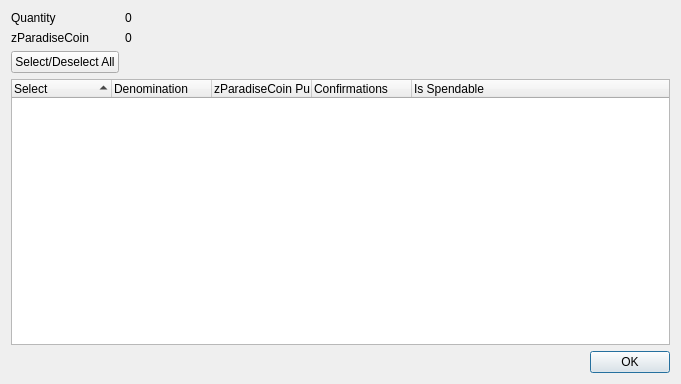
<?xml version="1.0" encoding="UTF-8"?>
<ui version="4.0">
 <class>ZParadiseCoinControlDialog</class>
 <widget class="QDialog" name="ZParadiseCoinControlDialog">
  <property name="geometry">
   <rect>
    <x>0</x>
    <y>0</y>
    <width>681</width>
    <height>384</height>
   </rect>
  </property>
  <property name="minimumSize">
   <size>
    <width>681</width>
    <height>384</height>
   </size>
  </property>
  <property name="windowTitle">
   <string>Select zParadiseCoin to Spend</string>
  </property>
  <layout class="QGridLayout" name="gridLayout">
   <item row="0" column="0">
    <layout class="QFormLayout" name="formLayout">
     <property name="sizeConstraint">
      <enum>QLayout::SetDefaultConstraint</enum>
     </property>
     <item row="0" column="0">
      <widget class="QLabel" name="labelQuantity">
       <property name="text">
        <string>Quantity</string>
       </property>
      </widget>
     </item>
     <item row="0" column="1">
      <widget class="QLabel" name="labelQuantity_int">
       <property name="text">
        <string>0</string>
       </property>
      </widget>
     </item>
     <item row="1" column="0">
      <widget class="QLabel" name="labelZParadiseCoin">
       <property name="text">
        <string>zParadiseCoin</string>
       </property>
      </widget>
     </item>
     <item row="1" column="1">
      <widget class="QLabel" name="labelZParadiseCoin_int">
       <property name="text">
        <string>0</string>
       </property>
      </widget>
     </item>
     <item row="2" column="0">
      <widget class="QPushButton" name="pushButtonAll">
       <property name="text">
        <string>Select/Deselect All</string>
       </property>
      </widget>
     </item>
    </layout>
   </item>
   <item row="1" column="0">
    <layout class="QVBoxLayout" name="verticalLayout">
     <item>
      <widget class="QTreeWidget" name="treeWidget">
       <property name="minimumSize">
        <size>
         <width>0</width>
         <height>250</height>
        </size>
       </property>
       <property name="alternatingRowColors">
        <bool>true</bool>
       </property>
       <property name="sortingEnabled">
        <bool>true</bool>
       </property>
       <property name="columnCount">
        <number>5</number>
       </property>
       <attribute name="headerDefaultSectionSize">
        <number>100</number>
       </attribute>
       <column>
        <property name="text">
         <string notr="true">Select</string>
        </property>
       </column>
       <column>
        <property name="text">
         <string notr="true">Denomination</string>
        </property>
       </column>
       <column>
        <property name="text">
         <string notr="true">zParadiseCoin Public ID</string>
        </property>
       </column>
       <column>
        <property name="text">
         <string notr="true">Confirmations</string>
        </property>
       </column>
       <column>
        <property name="text">
         <string>Is Spendable</string>
        </property>
       </column>
      </widget>
     </item>
     <item>
      <widget class="QDialogButtonBox" name="buttonBox">
       <property name="orientation">
        <enum>Qt::Horizontal</enum>
       </property>
       <property name="standardButtons">
        <set>QDialogButtonBox::Ok</set>
       </property>
      </widget>
     </item>
    </layout>
   </item>
  </layout>
 </widget>
 <resources/>
 <connections>
  <connection>
   <sender>buttonBox</sender>
   <signal>accepted()</signal>
   <receiver>ZParadiseCoinControlDialog</receiver>
   <slot>accept()</slot>
   <hints>
    <hint type="sourcelabel">
     <x>248</x>
     <y>254</y>
    </hint>
    <hint type="destinationlabel">
     <x>157</x>
     <y>274</y>
    </hint>
   </hints>
  </connection>
  <connection>
   <sender>buttonBox</sender>
   <signal>rejected()</signal>
   <receiver>ZParadiseCoinControlDialog</receiver>
   <slot>reject()</slot>
   <hints>
    <hint type="sourcelabel">
     <x>316</x>
     <y>260</y>
    </hint>
    <hint type="destinationlabel">
     <x>286</x>
     <y>274</y>
    </hint>
   </hints>
  </connection>
 </connections>
</ui>
